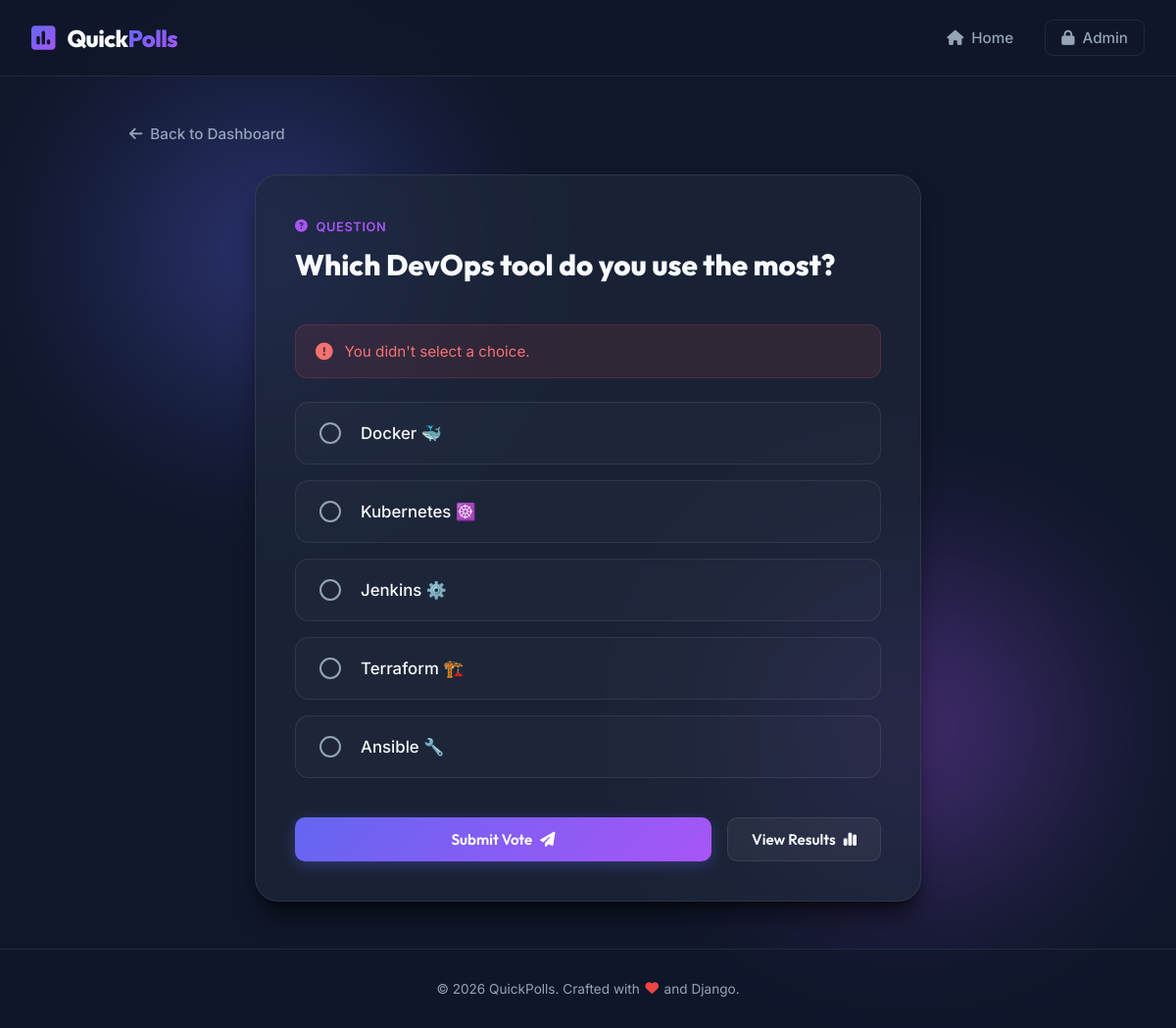
The page /polls/4/vote/ on the database its author committed.
### polls/models.py (models this page shows, shortened)
class Question(models.Model):
    question_text = models.CharField(max_length=200)
    pub_date = models.DateTimeField("date published")

class Choice(models.Model):
    question = models.ForeignKey(Question, on_delete=models.CASCADE)
    choice_text = models.CharField(max_length=200)
    votes = models.IntegerField(default=0)

### polls/views.py (the view)
# urls.py: path("<int:question_id>/vote/", views.vote, name="vote"),
def vote(request, question_id):
    question = get_object_or_404(Question, pk=question_id)
    try:
        selected_choice = question.choice_set.get(pk=request.POST["choice"])
    except (KeyError, Choice.DoesNotExist):
        return render(
            request,
            "polls/detail.html",
            {
                "question": question,
                "error_message": "You didn't select a choice.",
            },
        )
    else:
        selected_choice.votes = F("votes") + 1
        selected_choice.save()
        return HttpResponseRedirect(reverse("polls:results", args=(question.id,)))

### polls/templates/polls/detail.html (shortened to what this page needs)
{% extends "polls/base.html" %}
{% block content %}
<div class="back-nav animate-fade-in">
    <a href="{% url 'polls:index' %}" class="back-link">
        <i class="fa-solid fa-arrow-left"></i> Back to Dashboard
    </a>
</div>
<div class="vote-container animate-slide-up">
    <div class="vote-card">
        <div class="vote-card-header">
            <span class="question-tag"><i class="fa-solid fa-circle-question"></i> Question</span>
            <h1 class="question-title">{{ question.question_text }}</h1>
        </div>
        {% if error_message %}
            <div class="alert alert-error">
                <i class="fa-solid fa-circle-exclamation alert-icon"></i>
                <span class="alert-text">{{ error_message }}</span>
            </div>
        {% endif %}
        <form action="{% url 'polls:vote' question.id %}" method="post" class="vote-form">
            <div class="choices-list">
                {% for choice in question.choice_set.all %}
                    <div class="choice-item">
                        <label for="choice{{ forloop.counter }}" class="choice-card">
                            <div class="radio-indicator">
                            </div>
                            <span class="choice-label-text">{{ choice.choice_text }}</span>
                        </label>
                    </div>
                {% endfor %}
            </div>
            <div class="vote-actions">
                <button type="submit" class="btn btn-primary btn-submit">
                    Submit Vote <i class="fa-solid fa-paper-plane btn-icon-right"></i>
                </button>
                <a href="{% url 'polls:results' question.id %}" class="btn btn-secondary">
                    View Results <i class="fa-solid fa-chart-simple btn-icon-right"></i>
                </a>
            </div>
        </form>
    </div>
</div>
{% endblock %}

### polls/static/polls/style.css (style rules this page uses)
:root { --bg-dark: #0f172a; --bg-card: rgba(30, 41, 59, 0.7); --border-color: rgba(255, 255, 255, 0.08); --border-hover: rgba(99, 102, 241, 0.4); --primary-gradient: linear-gradient(135deg, #6366f1 0%, #a855f7 100%); --primary-color: #6366f1; --primary-glow: rgba(99, 102, 241, 0.3); --secondary-color: rgba(255, 255, 255, 0.05); --secondary-hover: rgba(255, 255, 255, 0.1); --text-main: #f8fafc; --text-muted: #94a3b8; --text-highlight: #a855f7; --font-heading: 'Outfit', sans-serif; --font-body: 'Inter', sans-serif; --glass-blur: blur(12px); --shadow-sm: 0 4px 6px -1px rgb(0 0 0 / 0.1), 0 2px 4px -2px rgb(0 0 0 / 0.1); --shadow-md: 0 10px 15px -3px rgb(0 0 0 / 0.3), 0 4px 6px -4px rgb(0 0 0 / 0.3); --shadow-lg: 0 20px 25px -5px rgb(0 0 0 / 0.5), 0 8px 10px -6px rgb(0 0 0 / 0.5); --transition-fast: 0.2s cubic-bezier(0.4, 0, 0.2, 1); --transition-normal: 0.3s cubic-bezier(0.4, 0, 0.2, 1); }
* { box-sizing: border-box; margin: 0; padding: 0; }
body { background-color: var(--bg-dark); color: var(--text-main); font-family: var(--font-body); min-height: 100vh; display: flex; flex-direction: column; overflow-x: hidden; position: relative; }
body::before, body::after { content: ''; position: absolute; width: 300px; height: 300px; border-radius: 50%; filter: blur(100px); z-index: -1; opacity: 0.4; pointer-events: none; }
body::before { background: #6366f1; top: 10%; left: 10%; }
body::after { background: #a855f7; bottom: 15%; right: 10%; }
.btn { display: inline-flex; align-items: center; justify-content: center; padding: 0.75rem 1.5rem; font-family: var(--font-heading); font-weight: 600; font-size: 0.95rem; border-radius: 10px; border: none; cursor: pointer; text-decoration: none; transition: var(--transition-normal); gap: 0.5rem; }
.btn-primary { background: var(--primary-gradient); color: #fff; box-shadow: 0 4px 14px var(--primary-glow); }
.btn-secondary { background: var(--secondary-color); color: var(--text-main); border: 1px solid var(--border-color); }
.btn-icon-right { transition: transform var(--transition-fast); }
.back-nav { margin-bottom: 2rem; }
.back-link { text-decoration: none; color: var(--text-muted); font-weight: 500; display: inline-flex; align-items: center; gap: 0.5rem; font-size: 0.95rem; transition: var(--transition-fast); }
.vote-container, .results-container { max-width: 680px; margin: 0 auto; width: 100%; }
.vote-card, .results-card { background: var(--bg-card); backdrop-filter: var(--glass-blur); border: 1px solid var(--border-color); border-radius: 24px; padding: 2.5rem; box-shadow: var(--shadow-lg); }
.vote-card-header, .results-card-header { margin-bottom: 2.5rem; }
.question-tag, .results-tag { display: inline-flex; align-items: center; gap: 0.5rem; font-size: 0.8rem; font-weight: 600; text-transform: uppercase; letter-spacing: 0.05em; color: var(--text-highlight); margin-bottom: 0.75rem; }
.question-title { font-family: var(--font-heading); font-size: 1.85rem; font-weight: 800; line-height: 1.35; color: var(--text-main); }
.choices-list { display: flex; flex-direction: column; gap: 1rem; margin-bottom: 2.5rem; }
.choice-item { position: relative; width: 100%; }
.choice-card { display: flex; align-items: center; gap: 1.25rem; padding: 1.25rem 1.5rem; background: rgba(255, 255, 255, 0.02); border: 1px solid var(--border-color); border-radius: 14px; cursor: pointer; transition: var(--transition-normal); user-select: none; }
.radio-indicator { width: 22px; height: 22px; border: 2px solid var(--text-muted); border-radius: 50%; position: relative; flex-shrink: 0; transition: var(--transition-fast); }
.choice-label-text { font-size: 1.05rem; font-weight: 500; color: var(--text-main); }
.vote-actions { display: flex; gap: 1rem; }
.btn-submit { flex: 1; }
.alert { display: flex; align-items: flex-start; gap: 0.75rem; padding: 1rem 1.25rem; border-radius: 12px; margin-bottom: 1.5rem; font-size: 0.95rem; line-height: 1.4; }
.alert-error { background: rgba(239, 68, 68, 0.1); border: 1px solid rgba(239, 68, 68, 0.2); color: #f87171; }
.alert-icon { font-size: 1.1rem; margin-top: 0.1rem; }
.animate-fade-in { animation: fadeIn 0.6s cubic-bezier(0.16, 1, 0.3, 1) forwards; }
.animate-slide-up { animation: slideUp 0.8s cubic-bezier(0.16, 1, 0.3, 1) forwards; }

### rows shown on the page
Question: question_text "Which DevOps tool do you use the most?"
Choice: choice_text "Docker 🐳"
Choice: choice_text "Kubernetes ☸️"
Choice: choice_text "Jenkins ⚙️"
Choice: choice_text "Terraform 🏗️"
Choice: choice_text "Ansible 🔧"

### other values the page prints
{{ error_message }} "You didn't select a choice."
